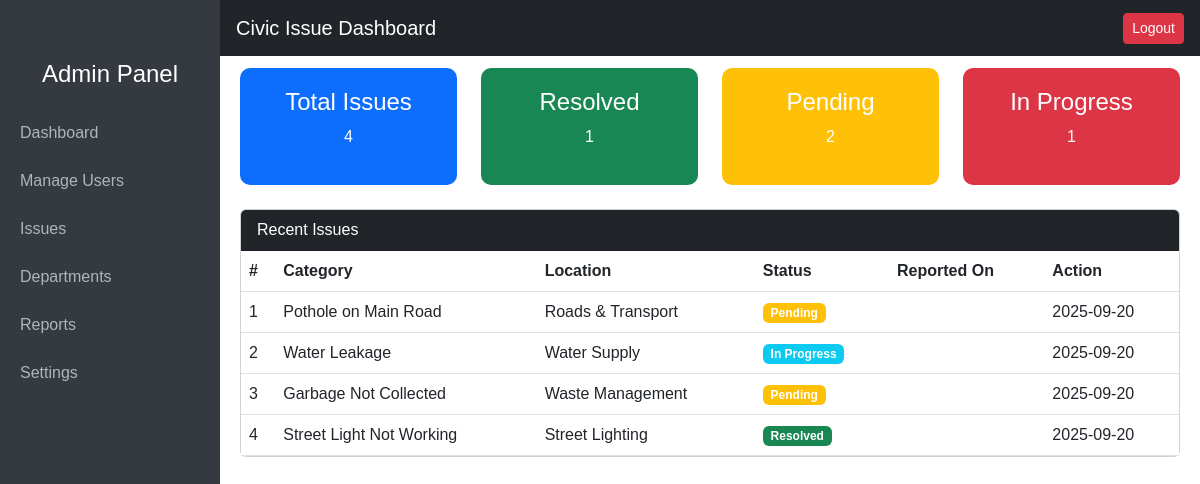
The page /adminDashboard on the database its author committed.
### Civic Issue System/app.py (models this page shows, shortened)
class Issue(db.Model):
    __tablename__ = "issues"
    id = db.Column(db.Integer, primary_key=True)
    title = db.Column(db.String(150), nullable=False)
    description = db.Column(db.Text, nullable=True)
    latitude = db.Column(db.Float, nullable=True)
    longitude = db.Column(db.Float, nullable=True)
    status = db.Column(db.String(20), nullable=False, default="Pending")  # Pending, In Progress, Resolved
    dept_id = db.Column(db.Integer, db.ForeignKey("departments.id"), nullable=True)
    created_at = db.Column(db.DateTime, server_default=db.func.now())

class Department(db.Model):
    __tablename__ = "departments"
    id = db.Column(db.Integer, primary_key=True)
    name = db.Column(db.String(30), nullable=False, unique=True)
    email = db.Column(db.String(50), nullable=False, unique=True)
    phone = db.Column(db.String(15), nullable=False, unique=True)
    issues = db.relationship("Issue", backref="department", lazy=True)

### Civic Issue System/app.py (the view)
@app.route("/")
@app.route('/adminDashboard')
def admin_dashboard():
    departments = Department.query.all()
    issues = Issue.query.order_by(Issue.created_at.desc()).limit(10).all()
    total_issues= Issue.query.count()
    resolved_issues = Issue.query.filter_by(status = "Resolved").count()
    pending_issues = Issue.query.filter_by(status = "Pending").count()
    in_progress_issues = Issue.query.filter_by(status = "In Progress").count()
    return render_template('adminDashboard.html', departments=departments,
        issues=issues,
        total_issues=total_issues,
        resolved_issues=resolved_issues,
        pending_issues=pending_issues,
        in_progress_issues=in_progress_issues)

### Civic Issue System/templates/adminDashboard.html (shortened to what this page needs)
<!DOCTYPE html>
<html lang="en">
  <head>
    <link
      href="https://cdn.jsdelivr.net/npm/bootstrap@5.3.0/dist/css/bootstrap.min.css"
      rel="stylesheet"
    />
  </head>
  <body>
    <div class="sidebar d-none d-lg-block">
      <h4>Admin Panel</h4>
      <a href="#">Dashboard</a>
      <a href="#">Manage Users</a>
      <a href="#">Issues</a>
      <a href="#">Departments</a>
      <a href="{{ url_for('reports_page') }}">Reports</a>
      <a href="#">Settings</a>
    </div>
    <nav class="navbar navbar-dark bg-dark px-3">
      <span class="navbar-brand">Civic Issue Dashboard</span>
      <a href="/logout" class="btn btn-danger btn-sm ms-auto">Logout</a>
    </nav>
    <div class="content">
      <div class="row mb-4 pt-5">
        <div class="col-md-3">
          <div class="card-stats bg-primary">
            <h4>Total Issues</h4>
            <p>{{ total_issues }}</p>
          </div>
        </div>
        <div class="col-md-3">
          <div class="card-stats bg-success">
            <h4>Resolved</h4>
            <p>{{ resolved_issues }}</p>
          </div>
        </div>
        <div class="col-md-3">
          <div class="card-stats bg-warning">
            <h4>Pending</h4>
            <p>{{ pending_issues }}</p>
          </div>
        </div>
        <div class="col-md-3">
          <div class="card-stats bg-danger">
            <h4>In Progress</h4>
            <p>{{ in_progress_issues }}</p>
          </div>
        </div>
      </div>
      <div class="card">
        <div class="card-header bg-dark text-white">Recent Issues</div>
        <div class="card-body p-0">
          <table class="table table-hover mb-0">
            <thead>
              <tr>
                <th>#</th>
                <th>Category</th>
                <th>Location</th>
                <th>Status</th>
                <th>Reported On</th>
                <th>Action</th>
              </tr>
            </thead>
            <tbody>
              {% for issue in issues %}
              <tr>
                <td>{{ issue.id }}</td>
                <td>{{ issue.title }}</td>
                <td>
                  {{ issue.department.name if issue.department else 'N/A' }}
                </td>
                <td>
                  {% if issue.status == 'Pending' %}
                  <span class="badge bg-warning">{{ issue.status }}</span>
                  {% elif issue.status == 'In Progress' %}
                  <span class="badge bg-info">{{ issue.status }}</span>
                  {% else %}
                  <span class="badge bg-success">{{ issue.status }}</span>
                  {% endif %}
                </td>
                <td>{{ issue.location }}</td>
                <td>{{ issue.created_at.strftime('%Y-%m-%d') }}</td>
              </tr>
              {% endfor %}
            </tbody>
          </table>
        </div>
      </div>
    </div>
  </body>
</html>

### Civic Issue System/templates/adminDashboard.html (style rules this page uses)
body { font-family: "Poppins", sans-serif; margin: 0; }
.sidebar { background: #343a40; color: #fff; min-height: 100vh; width: 220px; position: fixed; top: 0; left: 0; z-index: 1000; padding-top: 60px; }
.sidebar h4 { text-align: center; color: #fff; margin-bottom: 20px; }
.sidebar a { color: #adb5bd; display: block; padding: 12px 20px; text-decoration: none; font-weight: 500; }
.content { margin-left: 220px; padding: 20px; }
.navbar { position: fixed; top: 0; left: 220px; right: 0; z-index: 1100; }
.card-stats { color: #fff; border-radius: 10px; padding: 20px; text-align: center; }

### rows shown on the page
Issue: id "1", title "Pothole on Main Road", department "Roads & Transport", status "Pending", created_at "2025-09-20"
Issue: id "2", title "Water Leakage", department "Water Supply", status "In Progress", created_at "2025-09-20"
Issue: id "3", title "Garbage Not Collected", department "Waste Management", status "Pending", created_at "2025-09-20"
Issue: id "4", title "Street Light Not Working", department "Street Lighting", status "Resolved", created_at "2025-09-20"

### other values the page prints
{{ total_issues }} "4"
{{ resolved_issues }} "1"
{{ pending_issues }} "2"
{{ in_progress_issues }} "1"
